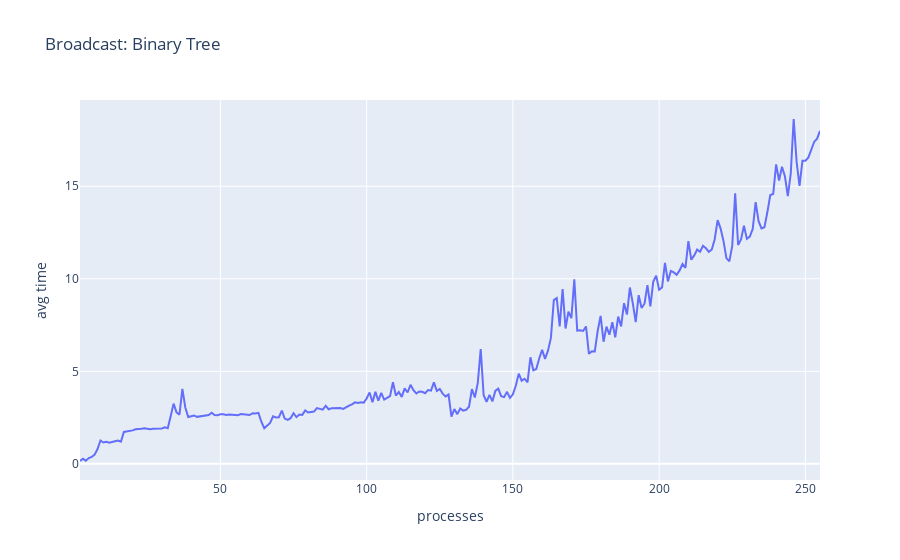

The notebook cell this image was saved under:
### Code cell
import plotly.express as px
import plotly.graph_objects as go

# Plot the execution time 

fig = px.line(binary_df, x='processes', y='avg time', title="Broadcast: Binary Tree")
fig

### Figure 1 — Plotly figure (JSON) as saved in the notebook; plotly's stock layout.template omitted (floating-point values rounded to 4 significant figures; data arrays with more than 128 entries replaced by an {"elided": "..."} marker saying what was removed)
{"data": [{"hovertemplate": "processes=%{x}<br>avg time=%{y}<extra></extra>", "legendgroup": "", "line": {"color": "#636efa", "dash": "solid"}, "marker": {"symbol": "circle"}, "mode": "lines", "name": "", "orientation": "v", "showlegend": false, "type": "scatter", "x": {"elided": "254 int values"}, "xaxis": "x", "y": {"elided": "254 float values"}, "yaxis": "y"}], "layout": {"legend": {"tracegroupgap": 0}, "title": {"text": "Broadcast: Binary Tree"}, "xaxis": {"anchor": "y", "domain": [0, 1], "title": {"text": "processes"}}, "yaxis": {"anchor": "x", "domain": [0, 1], "title": {"text": "avg time"}}}}
